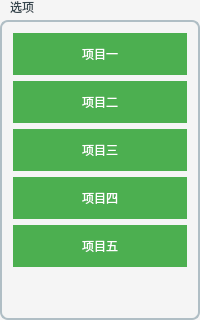
     <widget class="QGroupBox" name="groupBox">
      <property name="styleSheet">
       <string notr="true">/* QGroupBox 的整体样式 */
QGroupBox {
    background-color: #F5F5F5;
    border: 2px solid #B0BEC5;
    border-radius: 8px;
    margin-top: 20px; /* 控制标题距离上方的间距 */
    padding: 0px; /* 内部留出空间 */
}
/* 标题的样式，设置在左上角 */
QGroupBox::title {
    subcontrol-origin: margin;
    subcontrol-position: top left; /* 将标题对齐到左上角 */
    padding: 0 8px; /* 调整标题的内边距 */
    color: #37474F;
    font-size: 16px;
    font-weight: bold;
    background-color: transparent; /* 可选，设置为透明以便更好地融入背景 */
}

/* 鼠标悬停时的边框颜色 */
QGroupBox:hover {
    border: 2px solid #4CAF50;
}

/* QGroupBox 内部 QTableWidget 的样式 */
QGroupBox QTableWidget {
    border: 1px solid #B0BEC5;
    background-color: #FAFAFA;
    gridline-color: #CFD8DC;
    font-size: 14px;
    color: #37474F;
}

/* QTableWidget 的交替行颜色 */
QGroupBox QTableWidget::item {
    background-color: #FFFFFF;
}

QGroupBox QTableWidget::item:alternate {
    background-color: #F5F5F5;
}

/* 鼠标悬停效果 */
QGroupBox QTableWidget::item:hover {
    background-color: #E8F5E9;
}

/* 选中行的样式 */
QGroupBox QTableWidget::item:selected {
    background-color: #4CAF50;
    color: white;
}

/* 表头样式 */
QGroupBox QHeaderView::section {
    background-color: #ECEFF1;
    padding: 8px;
    font-weight: bold;
    color: #607D8B;
    border: none;
    border-bottom: 1px solid #B0BEC5;
}

/* 设置垂直滚动条的样式 */
QGroupBox QScrollBar:vertical {
    border: none;
    background: #E0E0E0;
    width: 8px;
    margin: 22px 0 22px 0;
}

QGroupBox QScrollBar::handle:vertical {
    background: #4CAF50;
    min-height: 20px;
    border-radius: 4px;
}

/* 隐藏滚动条的上下线 */
QGroupBox QScrollBar::add-line:vertical, QGroupBox QScrollBar::sub-line:vertical {
    height: 0px;
    width: 0px;
    subcontrol-origin: margin;
}

QGroupBox QScrollBar::add-page:vertical, QGroupBox QScrollBar::sub-page:vertical {
    background: none;
}
</string>
      </property>
      <property name="title">
       <string>选项</string>
      </property>
      <layout class="QVBoxLayout" name="verticalLayout">
       <item>
        <widget class="QPushButton" name="pushButton">
         <property name="styleSheet">
          <string notr="true">QPushButton {
    background-color: #4CAF50; /* 默认背景色 */
    border: 2px solid transparent; /* 默认边框透明 */
    color: white; /* 字体颜色 */
    padding: 10px 20px; /* 内边距 */
    transition: all 0.2s; /* 添加过渡效果，但不是所有 Qt 版本都支持 */
}

QPushButton:hover {
    background-color: #45a049; /* 悬停时背景色 */
    border: 2px solid #ffffff; /* 悬停时边框颜色 */
}
</string>
         </property>
         <property name="text">
          <string>项目一</string>
         </property>
        </widget>
       </item>
       <item>
        <widget class="QPushButton" name="pushButton_2">
         <property name="styleSheet">
          <string notr="true">QPushButton {
    background-color: #4CAF50; /* 默认背景色 */
    border: 2px solid transparent; /* 默认边框透明 */
    color: white; /* 字体颜色 */
    padding: 10px 20px; /* 内边距 */
    transition: all 0.2s; /* 添加过渡效果，但不是所有 Qt 版本都支持 */
}

QPushButton:hover {
    background-color: #45a049; /* 悬停时背景色 */
    border: 2px solid #ffffff; /* 悬停时边框颜色 */
}
</string>
         </property>
         <property name="text">
          <string>项目二</string>
         </property>
        </widget>
       </item>
       <item>
        <widget class="QPushButton" name="pushButton_3">
         <property name="styleSheet">
          <string notr="true">QPushButton {
    background-color: #4CAF50; /* 默认背景色 */
    border: 2px solid transparent; /* 默认边框透明 */
    color: white; /* 字体颜色 */
    padding: 10px 20px; /* 内边距 */
    transition: all 0.2s; /* 添加过渡效果，但不是所有 Qt 版本都支持 */
}

QPushButton:hover {
    background-color: #45a049; /* 悬停时背景色 */
    border: 2px solid #ffffff; /* 悬停时边框颜色 */
}
</string>
         </property>
         <property name="text">
          <string>项目三</string>
         </property>
        </widget>
       </item>
       <item>
        <widget class="QPushButton" name="pushButton_17">
         <property name="styleSheet">
          <string notr="true">QPushButton {
    background-color: #4CAF50; /* 默认背景色 */
    border: 2px solid transparent; /* 默认边框透明 */
    color: white; /* 字体颜色 */
    padding: 10px 20px; /* 内边距 */
    transition: all 0.2s; /* 添加过渡效果，但不是所有 Qt 版本都支持 */
}

QPushButton:hover {
    background-color: #45a049; /* 悬停时背景色 */
    border: 2px solid #ffffff; /* 悬停时边框颜色 */
}</string>
         </property>
         <property name="text">
          <string>项目四</string>
         </property>
        </widget>
       </item>
       <item>
        <widget class="QPushButton" name="pushButton_16">
         <property name="styleSheet">
          <string notr="true">QPushButton {
    background-color: #4CAF50; /* 默认背景色 */
    border: 2px solid transparent; /* 默认边框透明 */
    color: white; /* 字体颜色 */
    padding: 10px 20px; /* 内边距 */
    transition: all 0.2s; /* 添加过渡效果，但不是所有 Qt 版本都支持 */
}

QPushButton:hover {
    background-color: #45a049; /* 悬停时背景色 */
    border: 2px solid #ffffff; /* 悬停时边框颜色 */
}
</string>
         </property>
         <property name="text">
          <string>项目五</string>
         </property>
        </widget>
       </item>
       <item>
        <spacer name="verticalSpacer">
         <property name="orientation">
          <enum>Qt::Vertical</enum>
         </property>
         <property name="sizeHint" stdset="0">
          <size>
           <width>20</width>
           <height>40</height>
          </size>
         </property>
        </spacer>
       </item>
      </layout>
     </widget>
